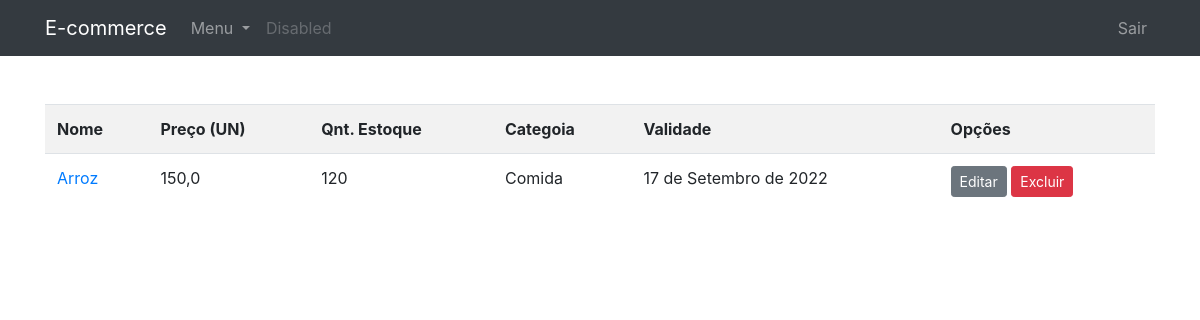
The page /portal/meus-produtos/ (signed in) on the database as committed earlier.
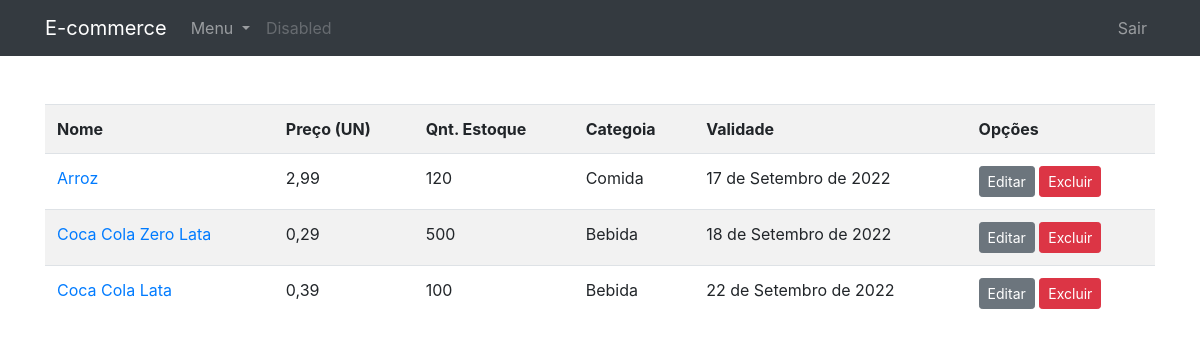
The same page on the database as committed later.
### produtos/models.py (models this page shows, shortened)
class Produto(models.Model):
    name = models.CharField(max_length=70)
    price = models.FloatField()
    qnt_stock = models.IntegerField()
    sold = models.IntegerField()
    category = models.ForeignKey(Categoria, on_delete=models.CASCADE)
    description = models.TextField(default="", blank=True, null=True)
    slug = models.SlugField(max_length=250, null=True, blank=True)
    image = models.ImageField(upload_to="products/%Y/%m/%d", blank=True, null=True)
    expiration_date = models.DateField(null=True, blank=True)
    supermarket = models.ForeignKey(
        Lojista,
        on_delete=models.SET_NULL,
        blank=True,
        null=True,
    )
    class Meta:
        ordering = ["expiration_date"]
    def get_absolute_url(self):
        return reverse("produtos:produto_detail", kwargs={"slug": self.slug})

class Categoria(models.Model):
    nome = models.CharField(max_length=50)
    def __str__(self):
        return self.nome

### lojista/views.py (the view)
# urls.py: path("meus-produtos/", MeusProdutos.as_view(), name="meus_produtos"),
class MeusProdutos(SupermarketUserMixin, ListView):
    model = Produto
    template_name = "lojista/produtos.html"
    context_object_name = "products"
    def get_queryset(self):
        qs = super().get_queryset()
        return qs.filter(supermarket__supermarket=self.request.user)

### lojista/views.py (called while the page is built)
    def test_func(self):
        if self.request.user.is_authenticated:
            print("entrou")
            print(self.request.user.role)
            return (
                self.request.user.role == "SUPERMARKET"
                or self.request.user.is_superuser
            )

### templates/lojista/produtos.html
{% extends 'base-portal.html' %}
{% block content %}
<table class='table table-striped'>
    <tr>
        <th>Nome</th>
        <th>Preço (UN)</th>
        <th>Qnt. Estoque</th>
        <th>Categoia</th>
        <th>Validade</th>
        <th>Opções</th>
    </tr>
    {% for product in products %}
        <tr>
            <td ><a href="{{ product.get_absolute_url }}">{{ product.name }}</a></td>
            <td >{{ product.price }}</td>
            <td >{{ product.qnt_stock }}</td>
            <td >{{ product.category }}</td>
            <td >{{ product.expiration_date }}</td>
            <td><a href="{% url 'lojista:editar_produto' product.pk %}" class="btn btn-secondary btn-sm">Editar</a>
                <a href="{% url 'lojista:deletar_produto' product.pk %}" id='confirm-delete' class="btn btn-danger btn-sm">Excluir</a>
            </td>
        </tr>
    {% empty %}
     <tr>
            <td colspan='2'>Sem products cadastrados</td>
     </tr>
    {% endfor %}
  </table>
{% endblock %}

### templates/base-portal.html (shortened to what this page needs)
{% load static %}
<!DOCTYPE html>
<html lang="en">
<head>
        <link rel="stylesheet" href="https://stackpath.bootstrapcdn.com/bootstrap/4.5.0/css/bootstrap.min.css">
        <link rel="stylesheet" href="https://cdnjs.cloudflare.com/ajax/libs/font-awesome/4.7.0/css/font-awesome.min.css">
    <link rel="stylesheet" href="{% static 'css/normalize.css' %}">
</head>
<body>
    <main>
        <header>
            <nav class="navbar navbar-expand-lg navbar-dark bg-dark mb-5">
                <div class="container">
                    <a class="navbar-brand" href="{% url 'lojista:minhas_ordens' %}">E-commerce</a>
                    <div class="collapse navbar-collapse" id="navbarSupportedContent">
                    <ul class="navbar-nav mr-auto">
                        <li class="nav-item dropdown">
                        <a class="nav-link dropdown-toggle" href="#" id="navbarDropdown" role="button" data-toggle="dropdown" aria-haspopup="true" aria-expanded="false">
                            Menu
                        </a>
                        </li>
                        <li class="nav-item">
                        <a class="nav-link disabled" href="#">Disabled</a>
                        </li>
                    </ul>
                    <ul class="navbar-nav">
                        {% if user.is_authenticated %}
                        <li class="nav-item">
                        <a class="nav-link" href="{% url 'logout' %}">Sair</a>
                        </li>
                        {% else %}
                        <li class="nav-item">
                        <a class="nav-link" href="{% url 'login' %}">Entrar</a>
                        </li>
                        {% endif %}
                    </ul>
                    </div>
                </div>
              </nav>
        </header>
        <div class="container">
            {% block content %}
            {% endblock %}
        </div>
    </main>
</body>
</html>

Rows that differ between the two databases and show on the page:
changed Produto "Arroz": price "150,0" → "2,99"
added Produto: name "Coca Cola Zero Lata", price "0,29", qnt_stock "500", category "Bebida", expiration_date "18 de Setembro de 2022"
added Produto: name "Coca Cola Lata", price "0,39", qnt_stock "100", category "Bebida", expiration_date "22 de Setembro de 2022"
